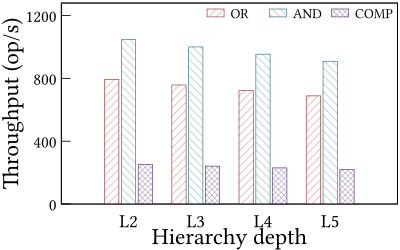

The gnuplot source for this figure:
######################## hierarchy_depth_throughput_bar ########################
# OR / AND / COMP throughput by marker depth at c=100 (density 1%).
# X axis: L2 / L3 / L4 / L5 (4 groups).  Each group has 3 bars (OR, AND, COMP).
# Y axis: op/s (linear).
# L4 is the production default depth (OR/AND/COMP = motivation c=100 headline);
# L2/L3/L5 are depth-N variants.  Adding marker layers monotonically reduces
# throughput (one extra mask_expandloadu per region per layer), ~4-5% per layer
# and ~13% across L2->L5.  L4 sits between L3 and L5: it pays a small throughput
# cost over L3 but compresses ~3x better, justifying L4 as the production depth.
###############################################################################
reset

set terminal pdf size 4, 2.5 font 'Linux Libertine O,22'
set output "hierarchy_depth_throughput_bar.pdf"

set yrange [0:1280]
set ytics ("0" 0, "400" 400, "800" 800, "1200" 1200) font 'Linux Libertine O,18' offset 0.5,0

set xtics font 'Linux Libertine O,20' offset 0,0.3 scale 0

set xlabel "Hierarchy depth" offset 0,1.15 font 'Linux Libertine O,25'
set ylabel "Throughput (op/s)" offset 1.5,0 font 'Linux Libertine O,25'

set style data histogram
set style histogram cluster gap 1
set style fill pattern border lc rgb '#202020'
set boxwidth 0.85

# Horizontal legend along the top with uniform per-entry width so OR/AND/
# COMP labels (2/3/4 chars) don't bunch unevenly.
set key font 'Linux Libertine O,15' at graph 0.97, 0.99 \
    horizontal right top reverse Left samplen 1.2 spacing 1.0 width 1

set lmargin 6.4
set rmargin 0.2
set tmargin 0.1
set bmargin 1.95
set border lw 1.2
set tics nomirror

plot \
    "hierarchy_depth_throughput_bar.dat" using 2:xtic(1) title 'OR'   lc rgb '#A84141' fill pattern 7 border lc rgb '#A84141', \
    ""                                   using 3         title 'AND'  lc rgb '#33807F' fill pattern 6 border lc rgb '#33807F', \
    ""                                   using 4         title 'COMP' lc rgb '#643D83' fill pattern 2 border lc rgb '#643D83'
